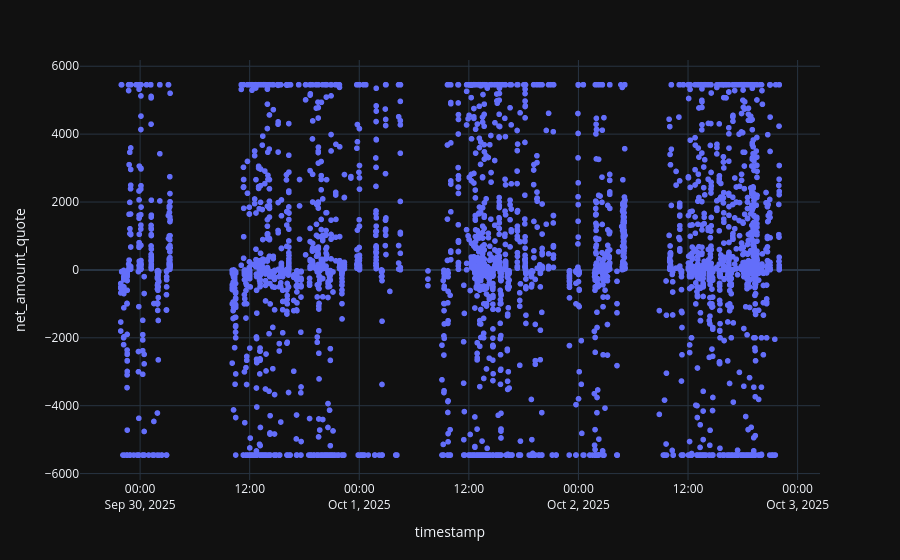

Notebook code cell kept with this figure:
### Code cell
px.scatter(trades_df, x="timestamp", y="net_amount_quote")

### Figure 1 — Plotly figure (JSON) as saved in the notebook; plotly's stock layout.template omitted (floating-point values rounded to 4 significant figures; data arrays with more than 128 entries replaced by an {"elided": "..."} marker saying what was removed)
{"data": [{"hovertemplate": "timestamp=%{x}<br>net_amount_quote=%{y}<extra></extra>", "legendgroup": "", "marker": {"color": "#636efa", "symbol": "circle"}, "mode": "markers", "name": "", "showlegend": false, "x": {"elided": "4497 str values"}, "xaxis": "x", "y": {"elided": "4497 float values"}, "yaxis": "y", "type": "scattergl"}], "layout": {"xaxis": {"anchor": "y", "domain": [0.0, 1.0], "title": {"text": "timestamp"}}, "yaxis": {"anchor": "x", "domain": [0.0, 1.0], "title": {"text": "net_amount_quote"}}, "legend": {"tracegroupgap": 0}, "margin": {"t": 60}}}
